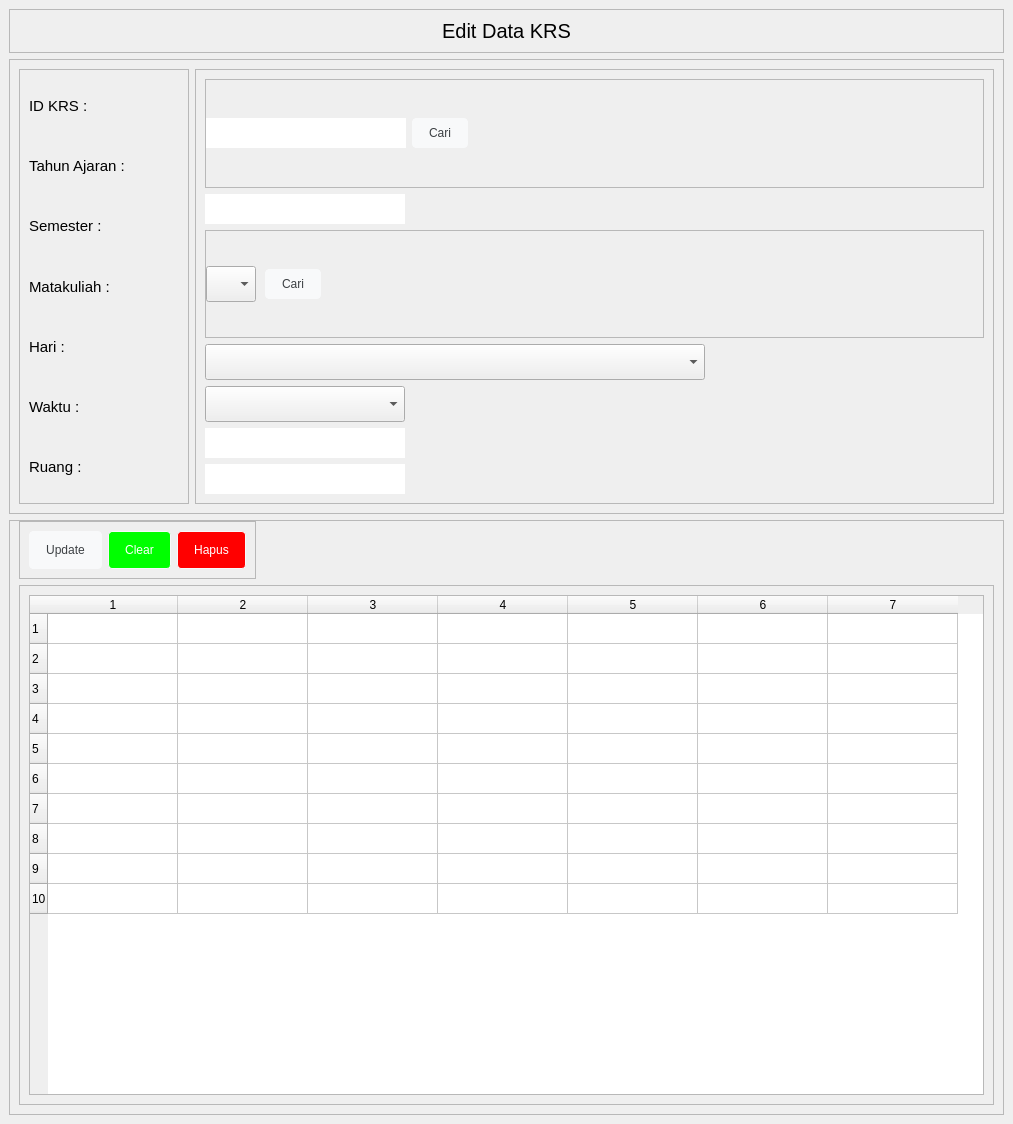
<?xml version="1.0" encoding="UTF-8"?>
<ui version="4.0">
 <class>MainWindow</class>
 <widget class="QMainWindow" name="MainWindow">
  <property name="geometry">
   <rect>
    <x>0</x>
    <y>0</y>
    <width>1013</width>
    <height>1124</height>
   </rect>
  </property>
  <property name="minimumSize">
   <size>
    <width>480</width>
    <height>0</height>
   </size>
  </property>
  <property name="windowTitle">
   <string>MainWindow</string>
  </property>
  <property name="styleSheet">
   <string notr="true">QScrollArea{
border:none;
}

QScrollBar:vertical {
	background-color:#fefefe;
	width:10px;
}
QScrollBar::handle:vertical {
	background-color: #808793;
	min-height: 30px;
	border-radius: 4px;
}
QScrollBar::handle:vertical:hover{	
	background-color:#a1a6af;
}

QScrollBar:horizontal {
	background-color:#fefefe;
	height:10px;
}
QScrollBar::handle:horizontal {
	background-color: #808793;
	min-height: 30px;
	border-radius: 4px;
}
QScrollBar::handle:horizontal:hover{	
	background-color:#a1a6af;
}

QLineEdit, QDateEdit {
	border: none;
}

QLineEdit,QComboBox {
height: 30px;
}

QPushButton {
  background-color: #f8f9fa;
  border: 1px solid #f8f9fa;
  border-radius: 4px;
  color: #3c4043;
  height: 36px;
  line-height: 27px;
  min-width: 10px;
  padding: 0 16px;
  text-align: center;
  white-space: pre;
}

QPushButton:hover {
  border-color: #4285f4;
  outline: none;
}

#btnSimpan{
	color: rgb(255, 255, 255);
	background-color: rgb(0, 0, 255);
}

#btnClear{
	color: rgb(255, 255, 255);
	background-color: rgb(0, 255, 0);
}

#btnHapus{
	color: rgb(255, 255, 255);
	background-color: rgb(255, 0, 0);
}</string>
  </property>
  <widget class="QWidget" name="centralwidget">
   <property name="sizePolicy">
    <sizepolicy hsizetype="Preferred" vsizetype="Preferred">
     <horstretch>0</horstretch>
     <verstretch>0</verstretch>
    </sizepolicy>
   </property>
   <layout class="QVBoxLayout" name="verticalLayout">
    <property name="spacing">
     <number>0</number>
    </property>
    <property name="leftMargin">
     <number>0</number>
    </property>
    <property name="topMargin">
     <number>0</number>
    </property>
    <property name="rightMargin">
     <number>0</number>
    </property>
    <property name="bottomMargin">
     <number>0</number>
    </property>
    <item>
     <widget class="QScrollArea" name="scrollArea">
      <property name="widgetResizable">
       <bool>true</bool>
      </property>
      <widget class="QWidget" name="scrollAreaWidgetContents">
       <property name="geometry">
        <rect>
         <x>0</x>
         <y>0</y>
         <width>1013</width>
         <height>1124</height>
        </rect>
       </property>
       <layout class="QVBoxLayout" name="verticalLayout_2">
        <item alignment="Qt::AlignTop">
         <widget class="QFrame" name="frame">
          <property name="frameShape">
           <enum>QFrame::StyledPanel</enum>
          </property>
          <property name="frameShadow">
           <enum>QFrame::Raised</enum>
          </property>
          <layout class="QVBoxLayout" name="verticalLayout_3">
           <item>
            <widget class="QLabel" name="label">
             <property name="font">
              <font>
               <pointsize>15</pointsize>
              </font>
             </property>
             <property name="text">
              <string>Edit Data KRS</string>
             </property>
             <property name="alignment">
              <set>Qt::AlignCenter</set>
             </property>
            </widget>
           </item>
          </layout>
         </widget>
        </item>
        <item>
         <widget class="QFrame" name="frame_2">
          <property name="sizePolicy">
           <sizepolicy hsizetype="Preferred" vsizetype="Expanding">
            <horstretch>0</horstretch>
            <verstretch>0</verstretch>
           </sizepolicy>
          </property>
          <property name="frameShape">
           <enum>QFrame::StyledPanel</enum>
          </property>
          <property name="frameShadow">
           <enum>QFrame::Raised</enum>
          </property>
          <layout class="QHBoxLayout" name="horizontalLayout">
           <item alignment="Qt::AlignLeft">
            <widget class="QFrame" name="frame_4">
             <property name="sizePolicy">
              <sizepolicy hsizetype="Preferred" vsizetype="Preferred">
               <horstretch>0</horstretch>
               <verstretch>0</verstretch>
              </sizepolicy>
             </property>
             <property name="minimumSize">
              <size>
               <width>170</width>
               <height>0</height>
              </size>
             </property>
             <property name="maximumSize">
              <size>
               <width>16777215</width>
               <height>16777215</height>
              </size>
             </property>
             <property name="font">
              <font>
               <family>Segoe UI Symbol</family>
               <pointsize>9</pointsize>
              </font>
             </property>
             <property name="frameShape">
              <enum>QFrame::StyledPanel</enum>
             </property>
             <property name="frameShadow">
              <enum>QFrame::Raised</enum>
             </property>
             <layout class="QVBoxLayout" name="verticalLayout_6">
              <item>
               <widget class="QLabel" name="label_7">
                <property name="font">
                 <font>
                  <pointsize>11</pointsize>
                 </font>
                </property>
                <property name="text">
                 <string>ID KRS :</string>
                </property>
               </widget>
              </item>
              <item>
               <widget class="QLabel" name="label_2">
                <property name="font">
                 <font>
                  <pointsize>11</pointsize>
                 </font>
                </property>
                <property name="text">
                 <string>Tahun Ajaran :</string>
                </property>
               </widget>
              </item>
              <item>
               <widget class="QLabel" name="label_3">
                <property name="font">
                 <font>
                  <pointsize>11</pointsize>
                 </font>
                </property>
                <property name="text">
                 <string>Semester :</string>
                </property>
               </widget>
              </item>
              <item>
               <widget class="QLabel" name="label_4">
                <property name="font">
                 <font>
                  <pointsize>11</pointsize>
                 </font>
                </property>
                <property name="text">
                 <string>Matakuliah :</string>
                </property>
               </widget>
              </item>
              <item>
               <widget class="QLabel" name="label_5">
                <property name="font">
                 <font>
                  <pointsize>11</pointsize>
                 </font>
                </property>
                <property name="text">
                 <string>Hari :</string>
                </property>
               </widget>
              </item>
              <item>
               <widget class="QLabel" name="label_6">
                <property name="font">
                 <font>
                  <pointsize>11</pointsize>
                 </font>
                </property>
                <property name="text">
                 <string>Waktu :</string>
                </property>
               </widget>
              </item>
              <item>
               <widget class="QLabel" name="label_8">
                <property name="font">
                 <font>
                  <pointsize>11</pointsize>
                 </font>
                </property>
                <property name="text">
                 <string>Ruang :</string>
                </property>
               </widget>
              </item>
             </layout>
            </widget>
           </item>
           <item>
            <widget class="QFrame" name="frame_6">
             <property name="frameShape">
              <enum>QFrame::StyledPanel</enum>
             </property>
             <property name="frameShadow">
              <enum>QFrame::Raised</enum>
             </property>
             <layout class="QVBoxLayout" name="verticalLayout_7">
              <item>
               <widget class="QFrame" name="frame_8">
                <property name="frameShape">
                 <enum>QFrame::StyledPanel</enum>
                </property>
                <property name="frameShadow">
                 <enum>QFrame::Raised</enum>
                </property>
                <layout class="QHBoxLayout" name="horizontalLayout_3">
                 <property name="leftMargin">
                  <number>0</number>
                 </property>
                 <property name="topMargin">
                  <number>0</number>
                 </property>
                 <property name="rightMargin">
                  <number>0</number>
                 </property>
                 <property name="bottomMargin">
                  <number>0</number>
                 </property>
                 <item>
                  <widget class="QLineEdit" name="txtIdKrs">
                   <property name="minimumSize">
                    <size>
                     <width>100</width>
                     <height>0</height>
                    </size>
                   </property>
                   <property name="maximumSize">
                    <size>
                     <width>200</width>
                     <height>16777215</height>
                    </size>
                   </property>
                   <property name="font">
                    <font>
                     <pointsize>12</pointsize>
                    </font>
                   </property>
                  </widget>
                 </item>
                 <item alignment="Qt::AlignLeft">
                  <widget class="QPushButton" name="btnCariKrs">
                   <property name="minimumSize">
                    <size>
                     <width>44</width>
                     <height>10</height>
                    </size>
                   </property>
                   <property name="maximumSize">
                    <size>
                     <width>16777215</width>
                     <height>30</height>
                    </size>
                   </property>
                   <property name="text">
                    <string>Cari</string>
                   </property>
                  </widget>
                 </item>
                </layout>
               </widget>
              </item>
              <item>
               <widget class="QLineEdit" name="txtAjaran">
                <property name="minimumSize">
                 <size>
                  <width>100</width>
                  <height>0</height>
                 </size>
                </property>
                <property name="maximumSize">
                 <size>
                  <width>200</width>
                  <height>16777215</height>
                 </size>
                </property>
                <property name="font">
                 <font>
                  <pointsize>12</pointsize>
                 </font>
                </property>
               </widget>
              </item>
              <item>
               <widget class="QFrame" name="frame_7">
                <property name="frameShape">
                 <enum>QFrame::StyledPanel</enum>
                </property>
                <property name="frameShadow">
                 <enum>QFrame::Raised</enum>
                </property>
                <layout class="QHBoxLayout" name="horizontalLayout_2">
                 <property name="spacing">
                  <number>9</number>
                 </property>
                 <property name="leftMargin">
                  <number>0</number>
                 </property>
                 <property name="topMargin">
                  <number>0</number>
                 </property>
                 <property name="rightMargin">
                  <number>0</number>
                 </property>
                 <property name="bottomMargin">
                  <number>0</number>
                 </property>
                 <item>
                  <widget class="QComboBox" name="cboSemester">
                   <property name="minimumSize">
                    <size>
                     <width>50</width>
                     <height>0</height>
                    </size>
                   </property>
                   <property name="maximumSize">
                    <size>
                     <width>50</width>
                     <height>16777215</height>
                    </size>
                   </property>
                   <property name="font">
                    <font>
                     <pointsize>12</pointsize>
                    </font>
                   </property>
                   <item>
                    <property name="text">
                     <string/>
                    </property>
                   </item>
                   <item>
                    <property name="text">
                     <string>1</string>
                    </property>
                   </item>
                   <item>
                    <property name="text">
                     <string>2</string>
                    </property>
                   </item>
                   <item>
                    <property name="text">
                     <string>3</string>
                    </property>
                   </item>
                   <item>
                    <property name="text">
                     <string>4</string>
                    </property>
                   </item>
                   <item>
                    <property name="text">
                     <string>5</string>
                    </property>
                   </item>
                   <item>
                    <property name="text">
                     <string>6</string>
                    </property>
                   </item>
                   <item>
                    <property name="text">
                     <string>7</string>
                    </property>
                   </item>
                   <item>
                    <property name="text">
                     <string>8</string>
                    </property>
                   </item>
                  </widget>
                 </item>
                 <item alignment="Qt::AlignLeft">
                  <widget class="QPushButton" name="btnCariMatakuliah">
                   <property name="minimumSize">
                    <size>
                     <width>44</width>
                     <height>10</height>
                    </size>
                   </property>
                   <property name="maximumSize">
                    <size>
                     <width>16777215</width>
                     <height>30</height>
                    </size>
                   </property>
                   <property name="text">
                    <string>Cari</string>
                   </property>
                  </widget>
                 </item>
                </layout>
               </widget>
              </item>
              <item>
               <widget class="QComboBox" name="cboMatakuliah">
                <property name="minimumSize">
                 <size>
                  <width>300</width>
                  <height>0</height>
                 </size>
                </property>
                <property name="maximumSize">
                 <size>
                  <width>500</width>
                  <height>16777215</height>
                 </size>
                </property>
                <property name="font">
                 <font>
                  <pointsize>12</pointsize>
                 </font>
                </property>
                <item>
                 <property name="text">
                  <string/>
                 </property>
                </item>
               </widget>
              </item>
              <item>
               <widget class="QComboBox" name="cboHari">
                <property name="sizePolicy">
                 <sizepolicy hsizetype="Preferred" vsizetype="Fixed">
                  <horstretch>0</horstretch>
                  <verstretch>0</verstretch>
                 </sizepolicy>
                </property>
                <property name="minimumSize">
                 <size>
                  <width>100</width>
                  <height>0</height>
                 </size>
                </property>
                <property name="maximumSize">
                 <size>
                  <width>200</width>
                  <height>16777215</height>
                 </size>
                </property>
                <property name="font">
                 <font>
                  <pointsize>12</pointsize>
                 </font>
                </property>
                <item>
                 <property name="text">
                  <string/>
                 </property>
                </item>
                <item>
                 <property name="text">
                  <string>Senin</string>
                 </property>
                </item>
                <item>
                 <property name="text">
                  <string>Selasa</string>
                 </property>
                </item>
                <item>
                 <property name="text">
                  <string>Rabu</string>
                 </property>
                </item>
                <item>
                 <property name="text">
                  <string>Kamis</string>
                 </property>
                </item>
                <item>
                 <property name="text">
                  <string>Jum'at</string>
                 </property>
                </item>
                <item>
                 <property name="text">
                  <string>Sabtu</string>
                 </property>
                </item>
                <item>
                 <property name="text">
                  <string>Minggu</string>
                 </property>
                </item>
               </widget>
              </item>
              <item>
               <widget class="QLineEdit" name="txtWaktu">
                <property name="minimumSize">
                 <size>
                  <width>100</width>
                  <height>0</height>
                 </size>
                </property>
                <property name="maximumSize">
                 <size>
                  <width>200</width>
                  <height>16777215</height>
                 </size>
                </property>
                <property name="font">
                 <font>
                  <pointsize>12</pointsize>
                 </font>
                </property>
               </widget>
              </item>
              <item>
               <widget class="QLineEdit" name="txtRuang">
                <property name="minimumSize">
                 <size>
                  <width>100</width>
                  <height>0</height>
                 </size>
                </property>
                <property name="maximumSize">
                 <size>
                  <width>200</width>
                  <height>16777215</height>
                 </size>
                </property>
                <property name="font">
                 <font>
                  <pointsize>12</pointsize>
                 </font>
                </property>
               </widget>
              </item>
             </layout>
            </widget>
           </item>
          </layout>
         </widget>
        </item>
        <item>
         <widget class="QFrame" name="frame_3">
          <property name="frameShape">
           <enum>QFrame::StyledPanel</enum>
          </property>
          <property name="frameShadow">
           <enum>QFrame::Raised</enum>
          </property>
          <layout class="QVBoxLayout" name="verticalLayout_4">
           <property name="topMargin">
            <number>0</number>
           </property>
           <item alignment="Qt::AlignLeft|Qt::AlignTop">
            <widget class="QFrame" name="frame_14">
             <property name="frameShape">
              <enum>QFrame::StyledPanel</enum>
             </property>
             <property name="frameShadow">
              <enum>QFrame::Raised</enum>
             </property>
             <layout class="QHBoxLayout" name="horizontalLayout_4">
              <item>
               <widget class="QPushButton" name="btnUpdate">
                <property name="minimumSize">
                 <size>
                  <width>44</width>
                  <height>0</height>
                 </size>
                </property>
                <property name="maximumSize">
                 <size>
                  <width>75</width>
                  <height>16777215</height>
                 </size>
                </property>
                <property name="text">
                 <string>Update</string>
                </property>
               </widget>
              </item>
              <item>
               <widget class="QPushButton" name="btnClear">
                <property name="minimumSize">
                 <size>
                  <width>44</width>
                  <height>0</height>
                 </size>
                </property>
                <property name="text">
                 <string>Clear</string>
                </property>
               </widget>
              </item>
              <item>
               <widget class="QPushButton" name="btnHapus">
                <property name="minimumSize">
                 <size>
                  <width>44</width>
                  <height>0</height>
                 </size>
                </property>
                <property name="text">
                 <string>Hapus</string>
                </property>
               </widget>
              </item>
             </layout>
            </widget>
           </item>
           <item>
            <widget class="QFrame" name="frame_5">
             <property name="frameShape">
              <enum>QFrame::StyledPanel</enum>
             </property>
             <property name="frameShadow">
              <enum>QFrame::Raised</enum>
             </property>
             <layout class="QVBoxLayout" name="verticalLayout_5">
              <item>
               <widget class="QTableWidget" name="gridKrs">
                <property name="sizePolicy">
                 <sizepolicy hsizetype="Expanding" vsizetype="Preferred">
                  <horstretch>0</horstretch>
                  <verstretch>0</verstretch>
                 </sizepolicy>
                </property>
                <property name="minimumSize">
                 <size>
                  <width>700</width>
                  <height>500</height>
                 </size>
                </property>
                <property name="rowCount">
                 <number>10</number>
                </property>
                <property name="columnCount">
                 <number>7</number>
                </property>
                <attribute name="horizontalHeaderDefaultSectionSize">
                 <number>130</number>
                </attribute>
                <row/>
                <row/>
                <row/>
                <row/>
                <row/>
                <row/>
                <row/>
                <row/>
                <row/>
                <row/>
                <column/>
                <column/>
                <column/>
                <column/>
                <column/>
                <column/>
                <column/>
               </widget>
              </item>
             </layout>
            </widget>
           </item>
          </layout>
         </widget>
        </item>
       </layout>
      </widget>
     </widget>
    </item>
   </layout>
  </widget>
 </widget>
 <resources/>
 <connections/>
</ui>
